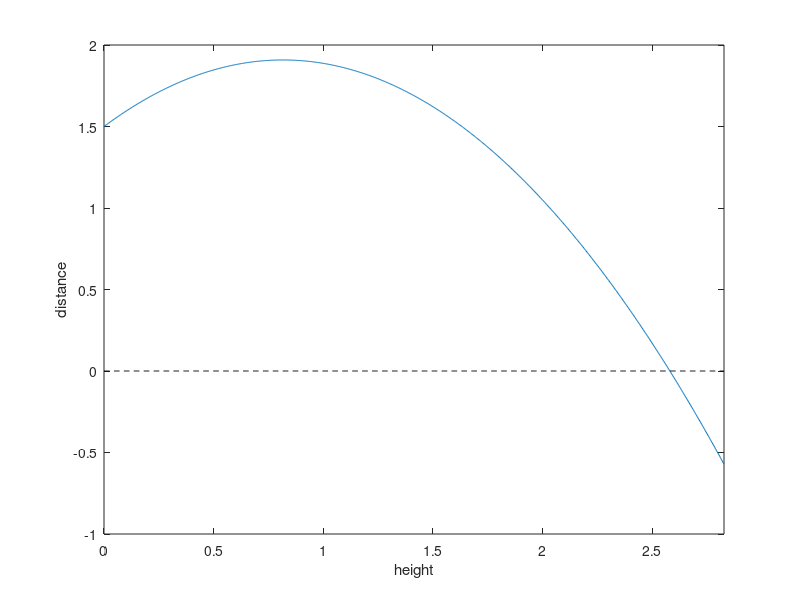

MATLAB code to generate this figure:
clear;
ballHight = 1.5;
G = 9.8;
velocityOfBall = 4;
Angle = 45;
t = linspace(0,1,1000);
x = velocityOfBall*cos(Angle*pi/180)*t;
y = ballHight + velocityOfBall*sin(Angle*pi/180)*t - (1/2)*G*t.^2;
ind = find(y<0,1);
xGround = x(ind);
str = ['The ball hits the ground at a distance of ' num2str(xGround) 'meters.'];
disp(str)
figure
plot(x, y)
xlabel('height');
ylabel('distance');
hold on
z = zeros(1,1000);
plot(x,z,'k--')
xlim([0 max(x)])

